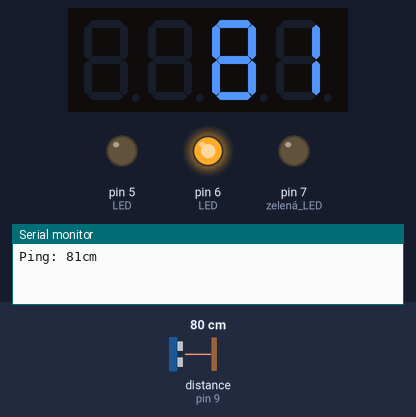
Simulated run of this sketch. Board: Arduino Uno, built with avr-gcc and run on an emulated ATmega328P. Shown: 4-digit seven-segment display, output pins drawn as LEDs (lit = HIGH), the last lines printed to the serial monitor. The inputs (shaded band) are chosen by the test bench; at power-on: distance to the obstacle (sensor on pin 9) 80 cm. The echo pulse lasts 58.3 µs per cm.

Above: at 1.2 s.
1.3 s: distance to the obstacle (sensor on pin 9) set to 93 cm
At 2.9 s:
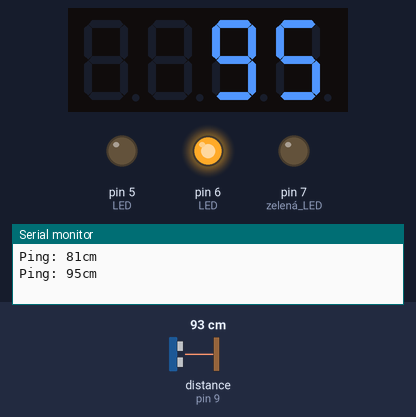
3.3 s: distance to the obstacle (sensor on pin 9) set to 102 cm
At 5.5 s:
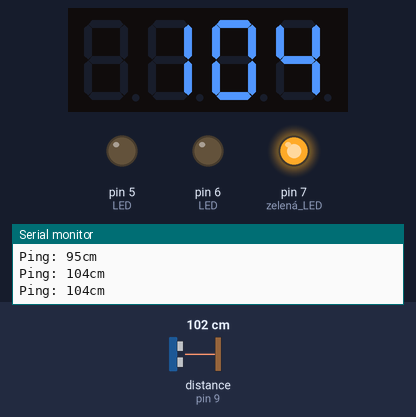
5.8 s: distance to the obstacle (sensor on pin 9) set to 197 cm
At 6.9 s:
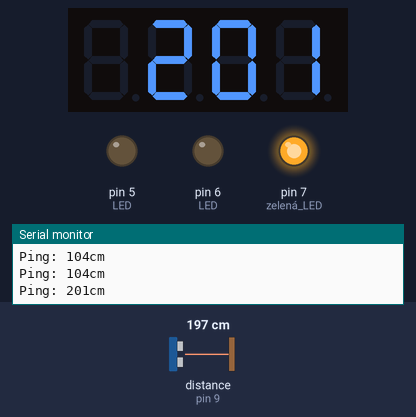
8.1 s: distance to the obstacle (sensor on pin 9) set to 204 cm
At 11.7 s:
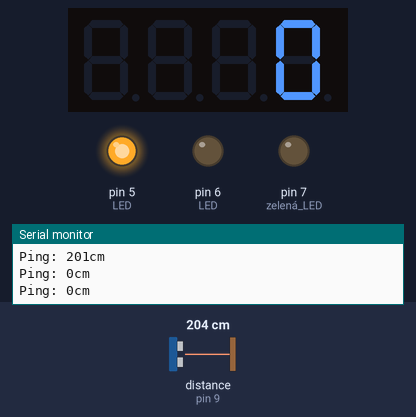
Timing chart, 0 to 13.2 s (numbered marks = the images above; inputs shaded):
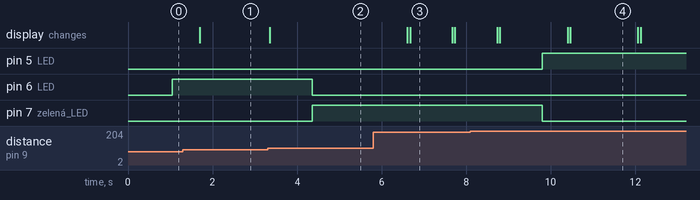

The sketch:

tomasekcuracek.ino
```cpp
 /*
 * This is the Arduino code for  HC-SR04 Ultrasonic Distance Sensor with TP1637 Display
 * to measure the distance using arduino for robotoic car and other applications
 * Watch the video https://youtu.be/SlgLj_T5GaY
 *  *
 * Written by Ahmad Nejrabi for Robojax Video
 * Date: Dec 21, 2017, in Ajax, Ontario, Canada
 * Permission granted to share this code given that this
 * note is kept with the code.
 * Disclaimer: this code is "AS IS" and for educational purpose only.
 *
 */

/* Original Code
   from https://github.com/avishorp/TM1637
// https://playground.arduino.cc/Code/NewPing
 * Modified for Robojax video on Dec 21, 2017
// ---------------------------------------------------------------------------
// Example NewPing library sketch that does a ping about 20 times per second.
// ---------------------------------------------------------------------------
*/

#include <NewPing.h>

#define TRIGGER_PIN  10  // Arduino pin tied to trigger pin on the ultrasonic sensor.
#define ECHO_PIN     9  // Arduino pin tied to echo pin on the ultrasonic sensor.
#define MAX_DISTANCE 200 // Maximum distance we want to ping for (in centimeters). Maximum sensor distance is rated at 400-500cm.


NewPing sonar(TRIGGER_PIN, ECHO_PIN, MAX_DISTANCE); // NewPing setup of pins and maximum distance.


////////////////////////////
#include <Arduino.h>
#include <TM1637Display.h>

// Module connection pins (Digital Pins)
#define CLK 3
#define DIO 4

// The amount of time (in milliseconds) between tests
#define TEST_DELAY  500
TM1637Display display(CLK, DIO);

/////////////////////////


void setup() {
  Serial.begin(9600); // Open serial monitor at 115200 baud to see ping results.

  pinMode(5, OUTPUT); // červená LED
  pinMode(6, OUTPUT); // žlutá LED
  pinMode(7, OUTPUT); // zelená LED


}

void loop() {
  display.setBrightness(0x0f);
  uint8_t data[] = { 0x0, 0x0, 0x0, 0x0 };
  display.setSegments(data);
  int distance = sonar.ping_cm();// get the distance and store it in "distance" variable
                     // Wait 50ms between pings (about 20 pings/sec). 29ms should be the shortest delay between pings.
  Serial.print("Ping: ");
  Serial.print(sonar.ping_cm()); // Send ping, get distance in cm and print result (0 = outside set distance range)
  Serial.println("cm");
  display.showNumberDec(distance, false, 3,1);
  delay(1000);

if (distance <= 150 && distance >= 100) {
  digitalWrite(7, HIGH);  // zapínání/vypínání LED
    digitalWrite(6, LOW);
    digitalWrite(5, LOW);

    delay(600);
}
else if (distance <= 100 && distance >= 50) {
  digitalWrite(7, LOW);  // zapínání/vypínání LED
    digitalWrite(6, HIGH);
    digitalWrite(5, LOW);

    delay(600);
}
else if (distance <= 50 && distance >= 0) {
  digitalWrite(7, LOW);  // zapínání/vypínání LED
    digitalWrite(6, LOW);
    digitalWrite(5, HIGH);

    delay(600);
}


}
```

Measured:
- the behaviour switches between 97 and 98 cm on distance to the obstacle (sensor on pin 9) (found by bisection; images 1 and 2)
- the behaviour switches between 200 and 201 cm on distance to the obstacle (sensor on pin 9) (found by bisection; images 3 and 4)
- after the input at 1.3 s, the display: changes after 0.40 s (image 1)
- after the input at 3.3 s, pin 6 (LED): HIGH → LOW after 1.1 s; pin 7 (zelená_LED): LOW → HIGH after 1.1 s; the display: changes after 0.05 s (image 2)
- after the input at 5.8 s, the display: first changes after 0.81 s (image 3 shows a later state)
- after the input at 8.1 s, pin 5 (LED): LOW → HIGH after 1.7 s; pin 7 (zelená_LED): HIGH → LOW after 1.7 s; the display: first differs from a run without the input after 0.70 s (image 4)
- what the display in image 3 shows lasts 1.0 s, from 6.7 s to 7.7 s
